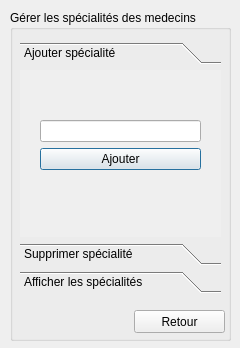
<?xml version="1.0" encoding="UTF-8"?>
<ui version="4.0">
 <class>specialites</class>
 <widget class="QDialog" name="specialites">
  <property name="geometry">
   <rect>
    <x>0</x>
    <y>0</y>
    <width>240</width>
    <height>348</height>
   </rect>
  </property>
  <property name="windowTitle">
   <string>Gestion des specialités</string>
  </property>
  <property name="windowIcon">
   <iconset>
    <normaloff>../../Bureau/projet_image/spe.png</normaloff>../../Bureau/projet_image/spe.png</iconset>
  </property>
  <widget class="QGroupBox" name="groupBox">
   <property name="geometry">
    <rect>
     <x>10</x>
     <y>10</y>
     <width>221</width>
     <height>331</height>
    </rect>
   </property>
   <property name="title">
    <string>Gérer les spécialités des medecins</string>
   </property>
   <widget class="QToolBox" name="toolBox">
    <property name="geometry">
     <rect>
      <x>10</x>
      <y>32</y>
      <width>201</width>
      <height>251</height>
     </rect>
    </property>
    <property name="currentIndex">
     <number>0</number>
    </property>
    <widget class="QWidget" name="page">
     <property name="geometry">
      <rect>
       <x>0</x>
       <y>0</y>
       <width>201</width>
       <height>170</height>
      </rect>
     </property>
     <attribute name="label">
      <string>Ajouter spécialité</string>
     </attribute>
     <widget class="QWidget" name="layoutWidget">
      <property name="geometry">
       <rect>
        <x>20</x>
        <y>50</y>
        <width>161</width>
        <height>51</height>
       </rect>
      </property>
      <layout class="QVBoxLayout" name="verticalLayout">
       <item>
        <widget class="QLineEdit" name="lineEdit_as"/>
       </item>
       <item>
        <widget class="QPushButton" name="ajouter_as">
         <property name="text">
          <string>Ajouter</string>
         </property>
        </widget>
       </item>
      </layout>
     </widget>
    </widget>
    <widget class="QWidget" name="page_2">
     <property name="geometry">
      <rect>
       <x>0</x>
       <y>0</y>
       <width>201</width>
       <height>170</height>
      </rect>
     </property>
     <attribute name="label">
      <string>Supprimer spécialité</string>
     </attribute>
     <widget class="QWidget" name="layoutWidget">
      <property name="geometry">
       <rect>
        <x>20</x>
        <y>50</y>
        <width>161</width>
        <height>51</height>
       </rect>
      </property>
      <layout class="QVBoxLayout" name="verticalLayout_2">
       <item>
        <widget class="QLineEdit" name="lineEdit_ss"/>
       </item>
       <item>
        <widget class="QPushButton" name="supprimer_ss">
         <property name="text">
          <string>Supprimer</string>
         </property>
        </widget>
       </item>
      </layout>
     </widget>
    </widget>
    <widget class="QWidget" name="page_3">
     <property name="geometry">
      <rect>
       <x>0</x>
       <y>0</y>
       <width>201</width>
       <height>170</height>
      </rect>
     </property>
     <attribute name="label">
      <string>Afficher les spécialités</string>
     </attribute>
     <widget class="QTableView" name="tabspecialite">
      <property name="geometry">
       <rect>
        <x>40</x>
        <y>0</y>
        <width>121</width>
        <height>161</height>
       </rect>
      </property>
     </widget>
    </widget>
   </widget>
   <widget class="QPushButton" name="retour_mw">
    <property name="geometry">
     <rect>
      <x>124</x>
      <y>300</y>
      <width>91</width>
      <height>23</height>
     </rect>
    </property>
    <property name="text">
     <string>Retour</string>
    </property>
   </widget>
  </widget>
 </widget>
 <resources/>
 <connections/>
</ui>
